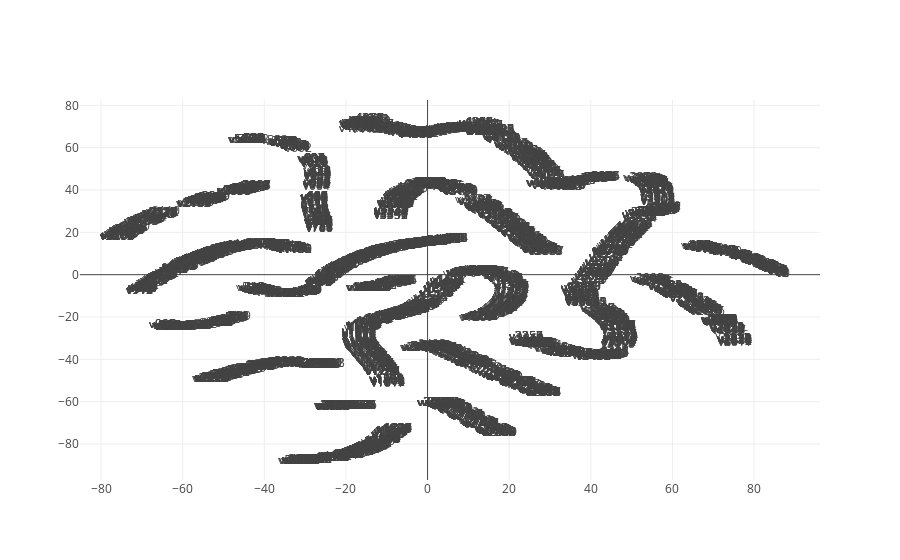

Notebook cell for this chart:
### Code cell
x_vals = [v[0] for v in vectors]
y_vals = [v[1] for v in vectors]
#z_vals = [v[2] for v in vectors]

# Create a trace
trace = go.Scatter(
    x=x_vals,
    y=y_vals,
   # z=z_vals,
    mode='text',
    text=labels
    )

data = [trace]
init_notebook_mode(connected=True)
iplot(data, filename='word-embedding-plot')

### Figure 1 — Plotly figure (JSON) as saved in the notebook; plotly's stock layout.template omitted (floating-point values rounded to 4 significant figures; data arrays with more than 128 entries replaced by an {"elided": "..."} marker saying what was removed)
{"data": [{"mode": "text", "text": {"elided": "4439 str values"}, "type": "scatter", "uid": "d0982323-7f39-43e3-b220-acd0c438428c", "x": {"elided": "4439 float values"}, "y": {"elided": "4439 float values"}}], "layout": {}}
